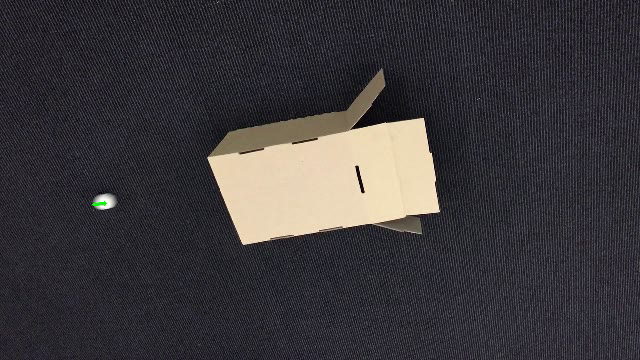
#> input picture frame 6 of ping_pong_tracking.mov, 640 x 360 px, given in place of pingpang.mov, which was not available
$ python object_tracker.py
#> lines starting #> are read from the running program, lines starting #| are printed output that depends on the picture

# coding: utf-8

# In[75]:


import cv2
import sys
import os
import numpy as np
import matplotlib.pyplot as plt


# # Play the video and extract the frames

# In[76]:


'''Capture the video.'''
path_to_vid = "E:/Documents/University/2018 Semester 2/COMP3419 Graphics and Multimedia/Labs/Lab Materials/pingpang.mov"
vid_cap = cv2.VideoCapture(path_to_vid)

if vid_cap.isOpened() == False:
    print("Error capturing video.")
    sys.exit(1)
time_length = int(vid_cap.get(cv2.CAP_PROP_FRAME_COUNT)) #count total number of frames in vid
frame_height = int(vid_cap.get(cv2.CAP_PROP_FRAME_HEIGHT))
frame_width = int(vid_cap.get(cv2.CAP_PROP_FRAME_WIDTH))
print(time_length, frame_height, frame_width)


# In[77]:


'''Extract the frames and store into list'''
frame_save_path = "E:/Documents/University/2018 Semester 2/COMP3419 Graphics and Multimedia/Labs/Ping pong/"
frames = []
colour_frames = []
frame_counter = 0
while(True):
    ret, frame = vid_cap.read()
#> frame is the input picture: shape (360, 640, 3); mean B, G, R 60.2, 56.3, 60.2
    if ret == False:
        print("No more frames in video file.")
        break
    resize = cv2.resize(frame, (640, 360))
    cv2.imshow('Ping Pong', resize)
    frame_gray = cv2.cvtColor(resize, cv2.COLOR_BGR2GRAY)
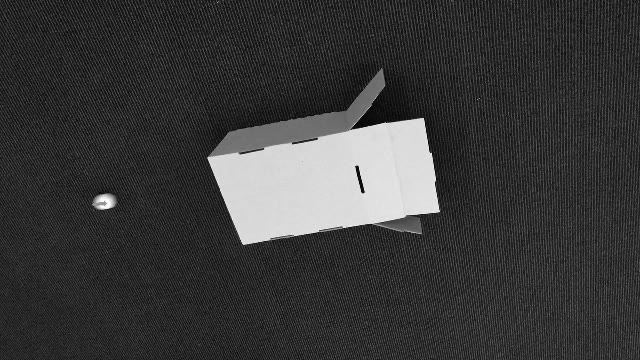
#> frame_gray: shape (360, 640); min 1, max 254, mean 57.9
    frames.append(frame_gray)
    colour_frames.append(resize)
    cv2.imwrite(frame_save_path + 'frame%d.tif' % frame_counter, frame_gray)
    frame_counter += 1
    if cv2.waitKey(30) & 0xff == ord('q'):
#> (key q is pressed here)
        break
vid_cap.release()
cv2.destroyAllWindows()


# In[78]:


'''Test that images were correctly converted to grayscale'''
#> (the run stopped early here; a loop or call above may not have finished)

$ run again, starting later in the video
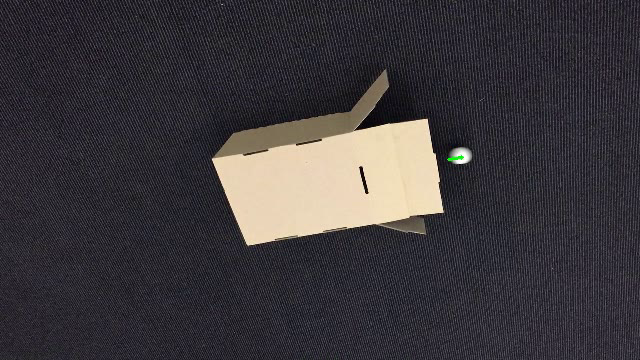
#> input picture frame 28 of ping_pong_tracking.mov, 640 x 360 px, given in place of pingpang.mov, which was not available
#> frame is the input picture: shape (360, 640, 3); mean B, G, R 60.4, 56.6, 60.4
#> `frame_gray = cv2.cvtColor(resize, cv2.COLOR_BGR2GRAY)`:
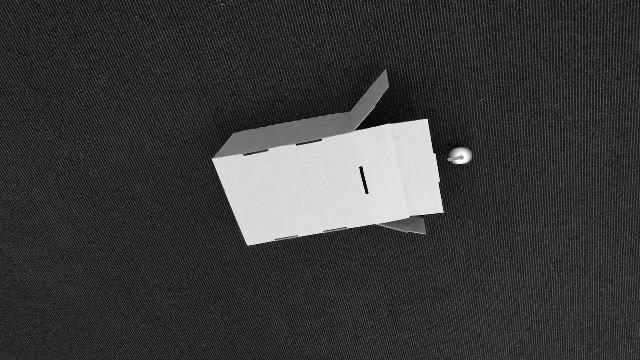
#> frame_gray: shape (360, 640); min 1, max 255, mean 58.1

$ run again, starting later in the video
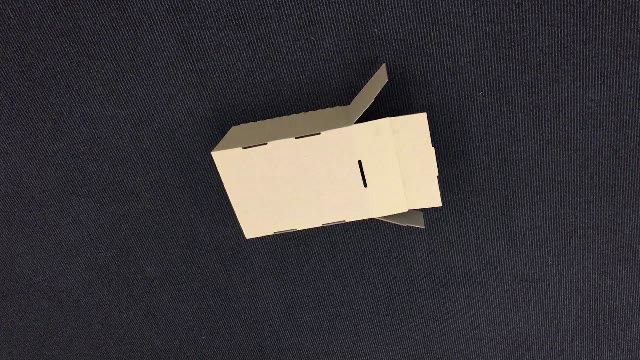
#> input picture frame 51 of ping_pong_tracking.mov, 640 x 360 px, given in place of pingpang.mov, which was not available
#> frame is the input picture: shape (360, 640, 3); mean B, G, R 60.4, 56.3, 60.1
#> `frame_gray = cv2.cvtColor(resize, cv2.COLOR_BGR2GRAY)`:
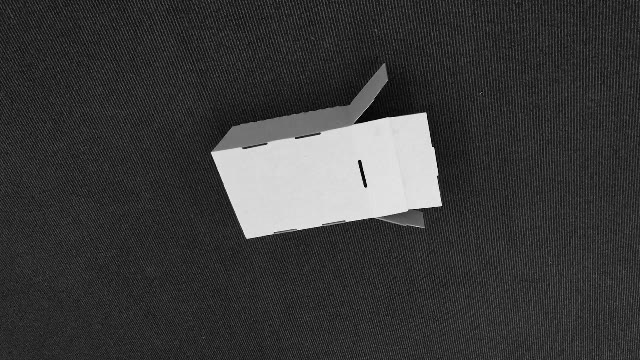
#> frame_gray: shape (360, 640); min 0, max 248, mean 57.9
